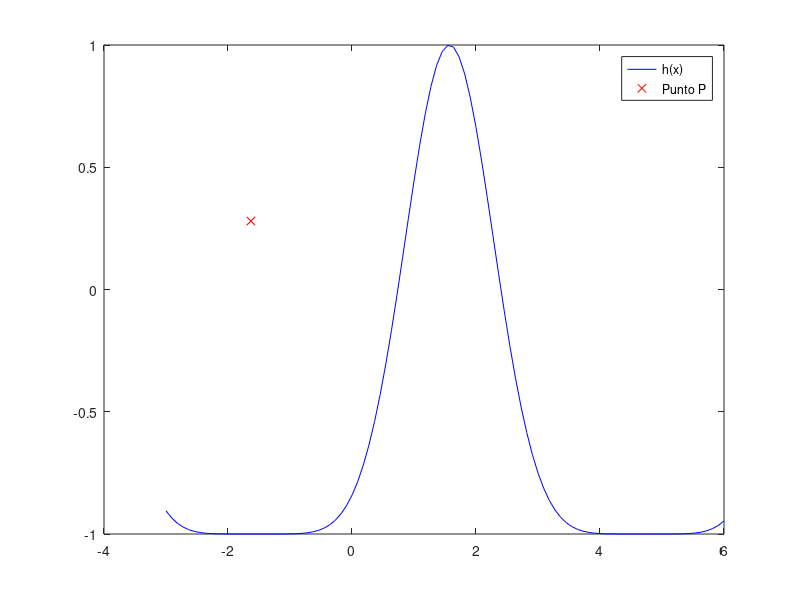

The MATLAB source for this figure:
% Autor: Echedey Luis Álvarez
% Fecha: 07/03/2021
% 
% Ejercicio 24 de marzo
%{
Calcular el punto de la gráfica más próximo a P, dibujar la gráfica y aplicar el método de la secante
Condiciones: error menor a 1e-10
%}

%% Sección 1. Inicialización
% Limpieza de la zona de trabajo
clear, clc;
format long;
% ¿Estamos en Octave?
isOctave = exist('OCTAVE_VERSION', 'builtin');

% Función del ejercicio
h = @(x) sin( x - cos(x) );
dh = @(x) cos( x - cos(x) ).*( 1 + sen(x) );
elPtoP = [-1.63, 0.28];
%% Sección 2. Representar gráficamente la función en el intervalo [−3,6]
% Y ya que estamos el punto también
% _Comprobamos que lo que necesitamos existe_

if ( exist("elPtoP","var") ~= 1 )
    disp("Primero debes ejecutar el código de la primera sección.");
    return;
end
% Graficamos la función y el punto

xpoints = linspace(-3, 6, 100); % Vector con coordenadas en X a imprimir. 100 puntos.
ypoints = h(xpoints); % Vector con imágenes de X a imprimir

plot(xpoints, ypoints, "b-", elPtoP(1), elPtoP(2), "rx");
legend("h(x)", "Punto P");

%% Sección 3. Determinar el punto de la gráfica de _h_ que está más próximo a _P_
% _Comprobamos que lo que necesitamos existe_
% Nótese cuanto me gusta reciclar código del ejercicio 11 que hice hace tiempo.

% Si no has inicializado la primera parte pues muy mal
if ( (exist("h","var")~=1) || (exist("dh","var")~=1) || (exist("elPtoP","var")~=1) )
    disp("Primero debes ejecutar el código de la primera sección.");
    return;
end
% Y si no has descargado el script que aplica el método pues aún peor
if (exist("metodo_secante.m", "file")~=2)
    disp("No está el script que calcula una raíz por el método de la secante. Descargue los archivos.");
    return;
end
% _Buscamos las soluciones, y graficamos todo_

dist_h_P = @(x) sqrt((x - elPtoP(1)).^2 + ( h(x) - elPtoP(2) ).^2); % Indica la distancia entre un punto cualquiera de la función y el punto P
% >> syms x
% >> diff(dist_h_P(x)) % Esto es para hallar la derivada
dif_dist_h_P = @(x) (2.*x + 2.*cos(x - cos(x)).*(sin(x) + 1).*(sin(x - cos(x)) - 7/25) + 163/50)./(2.*((x + 163/100).^2 + (sin(x - cos(x)) - 7/25).^2).^(1/2));

xpoints = linspace(-3, 6, 1000); % Vector con coordenadas en X a imprimir. 100 puntos.
ypoints_dist = dist_h_P(xpoints); % Vector con imágenes de X a imprimir
ypoints_dif_dist = dif_dist_h_P(xpoints); % Vector con imágenes de X a imprimir

plot(xpoints, ypoints_dist, "k-", xpoints, ypoints_dif_dist, "m-.");
grid on;
legend("dist_h_P", "dif_dist_h_P");
% disp("Debe de haber algo mal porque en el mínimo que veo hacia -1.5 la
% derivada no se hace nula") %Falso, estoy bobo

% Vemos que existen 3 soluciones ara dif_dist_h_P(x) = 0, de las cuales la que 
% está entre -2 y -1 es el mínimo de dist_h_P(x). Por ello eligo los puntos -1 
% y -1.5 como iniciales, así a ojo.

cutoff_delta = 1e-10;
n_max_iters = 10;

pto0x = -1;
pto1x = -1.5;

[p, err] = metodo_secante(dif_dist_h_P, pto0x, pto1x, n_max_iters, cutoff_delta);
table(p, err)

if (isOctave);
  disp("El punto más cercano es: ");
  disp(p(end));
  disp("Para el cual la distancia vale: ");
  disp(dist_h_P(p(end)));
else
  disp("El punto más cercano es "+p(end)+" para el cual la distancia vale "+dist_h_P(p(end)));
 end